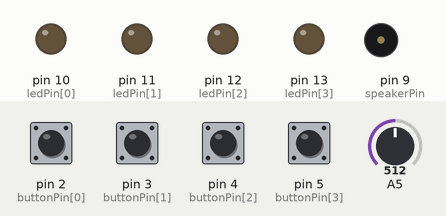
A sketch run on a simulated Arduino Uno, built with avr-gcc and run on an emulated ATmega328P. On the bench: output pins drawn as LEDs (lit = HIGH), buzzer (waves = sounding). The test bench sets the inputs (shaded band); at power-on: pin 2 (buttonPin[0]), pin 3 (buttonPin[1]), pin 4 (buttonPin[2]), pin 5 (buttonPin[3]) HIGH, A5 = 512. Random numbers use the default seed unless the sketch sets one; what the sketch prints to the serial monitor is not drawn.

Above: at 3.0 s.
3.1 s: pin 2 (buttonPin[0]) pulled LOW for 0.15 s
At 3.31 s:
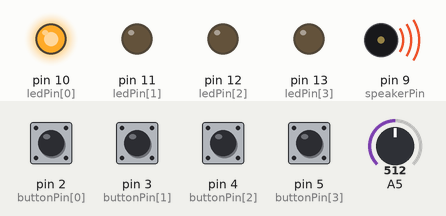
At 4.71 s:
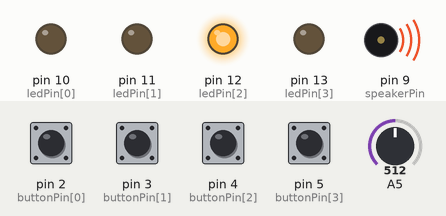
6.2 s: pin 3 (buttonPin[1]) pulled LOW for 0.15 s
At 7.66 s:
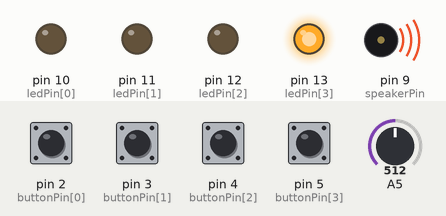
Timing chart, 0 to 10.0 s (numbered marks = the images above; inputs shaded):
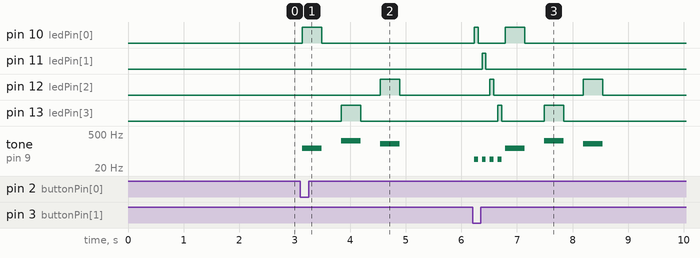

The sketch:

Simon.ino
```cpp
/*
Simon: the game

created 2 October 2012
by Macklin Underdown
PAT 451
*/

// headers
#include "pitches.h"                      	// add pitches header file to reference note frequencies
#include <SoftwareSerial.h>               	// include Software Serial library

// pins
SoftwareSerial mySerial(7,8);             	// LCD "software serial" Rx pin 7, Tx pin 8
const int speakerPin = 9;                 	// initialize speaker pin
const int buttonPin[] = {                 	// initialize button pins
2, 3, 4, 5};
const int ledPin[] = {                    	// initialize LED pins
10, 11, 12, 13};

// constants
// 16 levels
const int totalGameLength = 19;           	// number of steps (number of levels in game = this - 3)
const int numButtons = 4;                 	// number of buttons (and also LEDs and tones)

// game states
boolean game_start;
boolean gametime;
boolean one_time_setup;
boolean write_intro_text;
boolean game_over;
boolean game_over_text;
int gameSpeed;								// the speed of Simon playback will increase as the game goes on to increase difficulty

// buttons
int buttonState[numButtons];				// the current state of a button
int buttonPrevious[numButtons];           	// for debouncing purposes
long buttonDebounceTime[numButtons];      	// the last time the button was toggled
long debounceTime = 5;                    	// the debounce time
int maxButtonReadLength;					// currently not implemented
boolean is_button_pressed[numButtons];
boolean perform_button_action[numButtons];
boolean button_actually_pressed[numButtons];

// LEDs
// maybe get rid of this?
int ledState[numButtons];					// the current state of the LED

// Simon + input
int simonInputArray[totalGameLength];     	// array to determine
int simonMasterArray[totalGameLength];    	// array that input will be checked against
int inputCounter;                         	// checks to see if input matches master sequence and increments by one each time a level is passed
int levelLength;							// the current level
boolean playback_sequence;
boolean generate_random_sequence;

// tones
int buttonTone[numButtons] = {				// the 4 tones that Simon playback and button presses will invoke
NOTE_C3, NOTE_E3, NOTE_G3, NOTE_C4};
int melody[] = {							// game winning melody (currently)
  NOTE_C4, NOTE_G3,NOTE_G3, NOTE_A3, NOTE_G3,0, NOTE_B3, NOTE_C4};
int noteDurations[] = {						// note durations in correspondence with this melody
  4, 8, 8, 4,4,4,4,4 };

void setup() {
	// open Serial and LCD communication
	Serial.begin(9600);
  	mySerial.begin(9600);
  	// clear LCD screen (just in case)
 	lcdClear();
 	// set your pin states
  	for (int i = 0; i < numButtons; i++) {
	  	pinMode(buttonPin[i], INPUT_PULLUP);
	  	pinMode(ledPin[i], OUTPUT);
	  	digitalWrite(buttonPin[i], HIGH);
  	}
  	// set boolean flags to move into the game setup and game intro (not gameplay itself)
  	game_start = false;
  	one_time_setup = true;
}

void loop() {
	// before the game actually begins...
	if (game_start == false) {
		if (one_time_setup) {
			// run this game setup once
			gameSetup();
			one_time_setup = false;
		}
		// run the game intro until the user has pressed start to move into gameplay
		gameIntro();
	}
	// now that the game has started...
	if (game_start) {
		// play back the Simon sequence;
		// no user input is being listened to during this time
		if (playback_sequence) {
			// the game will play back faster as the game continues
			playbackSimonSequence(gameSpeed);
			// exit this statement
			playback_sequence = false;
			// move to the user input
			// but first write on the LCD screen that it's the user's turn to respond
			levelText("Your turn!");
			gametime = true;
		}
		// where gameplay actually takes place
		if (gametime) {
			for (int i = 0; i < numButtons; i++) {
				// read button state
				readButton(i);
				// check if button was actually pressed and check input: actions are decided from there
				checkButtonAndDecide(i);
			}
		}
	}
}

// a function to display the level text with different bottom row text depending on if it is Simon or the user's turn
void levelText(String bottomRow) {
	lcdClear();
	lcdPrint("Level");
	lcdSetCursor(0,6);
	// the level is offset by two to make more sense (starts from level 1)
	lcdPrint(levelLength - 2);
	lcdSetCursor(1,0);
	lcdPrint(bottomRow);
}

// initialize game variables
void gameSetup() {
	// Notify user that the next game is being set up on the LCD screen
	lcdClear();
	lcdSetCursor(0,5);
	lcdPrint("Simon");
	lcdSetCursor(1,0);
	lcdPrint("Setting up game");
	delay(2000);
	lcdClear();
	// generate the Simon sequence
	generate_random_sequence = true;
	for (int i = 0; i < totalGameLength; i++) {
		generateSimonSequence(i);
	}
	for (int i = 0; i < numButtons; i++) {
		buttonPrevious[i] = HIGH;
	    ledState[i] = LOW;
	    buttonDebounceTime[i] = 0;
		button_actually_pressed[i] = false;
		// do something
	}
	inputCounter = 0;
	levelLength = 3;
	maxButtonReadLength = 3000;
	write_intro_text = true;
	gameSpeed = 350;
}

void generateSimonSequence(int i) {
	// generate a random seed once
	while (generate_random_sequence) {
		randomSeed(analogRead(A0+A1+A2+A3+A4+A5));
		generate_random_sequence = false;
	}
	// any number 0-3 will be an index in the Simon sequence
	simonMasterArray[i] = random(numButtons);
	// print each one to the Serial monitor
	Serial.print("Simon\t");
	Serial.print(i);
	Serial.print("\t");
	Serial.println(simonMasterArray[i]);
}

void gameIntro() {
	// write text to LCD to instruct user how to begin the game
	if (write_intro_text) {
		// print "Press start to begin"
		lcdSetCursor(0,3);
		lcdPrint("Press any");
		lcdSetCursor(1,0);
		lcdPrint("button to begin!");
		write_intro_text = false;
	}
	// digitalWrite(ledPin[0], HIGH);
	// digitalWrite(ledPin[3], HIGH);
	for (int i = 0; i < numButtons; i++) {
		// wait for button press input
		readButton(i);
		// if any button is pressed, start the game
		// debounce the button; if the state has changed and enough time has gone by to confirm that there was no bouncing...
		if (buttonState[i] == LOW && buttonPrevious[i] == HIGH && millis() - buttonDebounceTime[i] > debounceTime) {
			// means button was pressed
			button_actually_pressed[i] = true;
			// check the input once and perform an action based on that input
			if (button_actually_pressed[i]) {
				lcdClear();
				// digitalWrite(ledPin[0], LOW);
				// digitalWrite(ledPin[3], LOW);
				playback_sequence = true;
				game_start = true;
				button_actually_pressed[i] = false;
			}
		// set time of button to current time of program for debounce checking later
		buttonDebounceTime[i] = millis();
		}
	// update this to check again
	buttonPrevious[i] = buttonState[i];
	}
}

void playbackSimonSequence(int lengthOfLED) {
	// if the game isn't over, write what level you are on
	if (!game_over) {
		levelText("Simon says...");
	}
	// depending on what level you are on, play back the Simon sequence
	for (int i = 0; i < levelLength; i++) {
		// light LED that corresponds to each
		digitalWrite(ledPin[simonMasterArray[i]], HIGH);
		// play tone that corresponds to each LED
		tone(speakerPin, buttonTone[simonMasterArray[i]]);
		// the delay between on and off will be shorter and the game progresses
		delay(lengthOfLED);
		digitalWrite(ledPin[simonMasterArray[i]], LOW);
		noTone(speakerPin);
		delay(lengthOfLED);
	}
}

int readButton(int i) {
	// read the state of a button and return its state as an integer (0 or 1)
	buttonState[i] = digitalRead(buttonPin[i]);
	return buttonState[i];
}

// some debouncing code ideas in this function were taken from http://arduino.cc/en/Tutorial/Debounce
void checkButtonAndDecide(int i) {
	// debounce the button; if the state has changed and enough time has gone by to confirm that there was no bouncing...
	if (buttonState[i] == LOW && buttonPrevious[i] == HIGH && millis() - buttonDebounceTime[i] > debounceTime) {
		// means button was pressed
		button_actually_pressed[i] = true;
		// check the input once and perform an action based on that input
		if (button_actually_pressed[i]) {
			checkInput(i);
			button_actually_pressed[i] = false;
		}
		// set time of button to current time of program for debounce checking later
		buttonDebounceTime[i] = millis();
	}
	// update this to check again
	buttonPrevious[i] = buttonState[i];
}

void checkInput(int i) {
	// add the current button press to the input array
	simonInputArray[inputCounter] = i;
	// check the input to see if it is a match or not
	// if it is a match...
	if (simonInputArray[inputCounter] == simonMasterArray[inputCounter]) {
		Serial.println("MATCH");
		Serial.print("Index ");
		Serial.print(inputCounter);
		Serial.print("\t");
		Serial.println(i);
		// light up the correct LED and play a tone
		lightsAndBeeps(i, gameSpeed);
		// increase the input counter and keep checking
		inputCounter += 1;
		// if the input index is the same as the level length
		if (inputCounter == (levelLength)) {
			// the level has been successfully completed
			winLevel();
		}
	}
	// if the input does not match...
	else {
		// the game has been lost, the user will see the correct sequence, and the game will be able to be played again from the beginning
		gameOver();
	}
}

// this function will light an LED and play a tone depending on which button was pressed
// used to visually verify that user input is correct in each level of Simon
void lightsAndBeeps(int i, int lengthOfLED) {
	digitalWrite(ledPin[i], HIGH);
	tone(speakerPin, buttonTone[i]);
	delay(lengthOfLED);
	digitalWrite(ledPin[i], LOW);
	noTone(speakerPin);
	delay(lengthOfLED / 2);
}

void winLevel() {
	// print something that lets the user know they were successful
	lcdClear();
	lcdPrint("Success!");
	// a little audiovisual cue that you have completed the level
	for (int i = 0; i < numButtons; i++) {
		digitalWrite(ledPin[i], HIGH);
		tone(speakerPin, buttonTone[i]);
		delay(50);
		digitalWrite(ledPin[i], LOW);
		noTone(speakerPin);
		delay(50);
	}
	// decrease speed between LED flashes and button reading to make game more difficult
	gameSpeed -= 20;
	// go to the next level; add one more instance to the Simon sequence
	levelLength++;
	// set input counter back to 0 to start the next level from the beginning of the array
	inputCounter = 0;
	// but before moving on, check to see if you've made it to the end of the game
	if (levelLength == totalGameLength) {
		// if so, you win!
		youWinTheGame();
	}
	// wait a second or so before moving on to the next level; makes the transition seem less abrupt
	delay(1000);
	gametime = false;
	playback_sequence = true;
}

void gameOver() {
	lcdClear();
	// this flag prevents the LCD from writing the next level on the screen
	game_over = true;
	game_over_text = true;
	if (game_over_text) {
		// print "You Lose!" or something along those lines once
		lcdPrint("Game over");
		lcdSetCursor(1,0);
		lcdPrint("Simons wins!");
		game_over_text = false;
	}
	// play a low buzzer tone and light all lights; an audiovisual cue that is easily distinguishable from winning a level
	for (int i = 0; i < numButtons; i++) {
		digitalWrite(ledPin[i], HIGH);
		tone(speakerPin, NOTE_FS1);
		delay(70);
		digitalWrite(ledPin[i], LOW);
		noTone(speakerPin);
		delay(70);
	}
	playback_sequence = true;
	// play game sequence back so the user can see where their mistake was
	if (playback_sequence) {
		playbackSimonSequence(gameSpeed);
		playback_sequence = false;
	}
	// reset some boolean flags so the game transitions back to the intro, where the user can begin the game again
	game_over = false;
	gametime = false;
	game_start = false;
	one_time_setup = true;
}

void youWinTheGame() {
	// print "You win the game" on the LCD once
	boolean game_won_text = true;
	if (game_won_text) {
		lcdClear();
		lcdSetCursor(0,4);
		lcdPrint("You beat");
		lcdSetCursor(1,0);
		lcdPrint("The mighty Simon");
		game_won_text = false;
	}
	// play a little tune!
	// currently the tune is taken from http://www.arduino.cc/en/Tutorial/Tone
	for (int thisNote = 0; thisNote < 8; thisNote++) {
	    int noteDuration = 1000/noteDurations[thisNote];
	    tone(speakerPin, melody[thisNote],noteDuration);
	    int pauseBetweenNotes = noteDuration * 1.30;
	    delay(pauseBetweenNotes);
	    noTone(speakerPin);
	}
	// move back to gameSetup() and continue on with starting the game over again
	game_start = false;
	one_time_setup = true;
}
```

NewhavenDisplay.ino
```cpp
// currently implemented functions:

////////////////
// void lcdSetCursor(int row, int col)
//     move cursor to position specified by row/col
//     row from 0-1, col from 0-15
////////////////

////////////////
// void lcdClear()
//     clear display, return cursor to 0,0
////////////////

////////////////
// void lcdPrint(arg)
//     arg may be int, float, char or String
//     display text at current cursor position
////////////////

#define MAXLINES 1
#define MAXCOLUMNS 15
#define LCDDELAY_LONG 2000
#define LCDDELAY_SHORT 200

void lcdSetBaudRate(int baud) {
  byte arg;
  switch (baud) {
  case 300 :
    arg = 1;
    break;
  case 1200 :
    arg = 2;
    break;
  case 2400 :
    arg = 3;
    break;
  case 9600 :
    arg = 4;
    break;
  case 14400 :
    arg = 5;
    break;
  case 19200 :
    arg = 6;
    break;
  case 57600 :
    arg = 7;
    break;
  case 115200 :
    arg = 8;
    break;
  }
  mySerial.write(0xFE);
  mySerial.write(0x61);
  mySerial.write(arg);
  delay(15);
}

void lcdSetCursor(int row, int col) {
  int arg;
  if (((row >= 0) && (row <= MAXLINES)) && ((col >= 0) && (col <= MAXCOLUMNS))) {
    if (row == 0)
      arg = 0x00 + col;
    else
      arg = 0x40 + col;
    mySerial.write(0xFE);
    mySerial.write(0x45);
    mySerial.write(arg);
    delayMicroseconds(LCDDELAY_LONG);
  }
}


void lcdClear() {
  mySerial.write(0xFE);
  mySerial.write(0x51);
  delayMicroseconds(LCDDELAY_LONG);
}

void lcdPrint(int val) {
  mySerial.print(val);
  delayMicroseconds(LCDDELAY_SHORT);
}

void lcdPrint(String val) {
  mySerial.print(val);
  delayMicroseconds(LCDDELAY_SHORT);
}

void lcdPrint(float val) {
  mySerial.print(val);
  delayMicroseconds(LCDDELAY_SHORT);
}

void lcdPrint(char val) {
  mySerial.print(val);
  delayMicroseconds(LCDDELAY_SHORT);
}
```

pitches.h
```cpp
/*************************************************
 * Public Constants
 *************************************************/

#define NOTE_B0  31
#define NOTE_C1  33
#define NOTE_CS1 35
#define NOTE_D1  37
#define NOTE_DS1 39
#define NOTE_E1  41
#define NOTE_F1  44
#define NOTE_FS1 46
#define NOTE_G1  49
#define NOTE_GS1 52
#define NOTE_A1  55
#define NOTE_AS1 58
#define NOTE_B1  62
#define NOTE_C2  65
#define NOTE_CS2 69
#define NOTE_D2  73
#define NOTE_DS2 78
#define NOTE_E2  82
#define NOTE_F2  87
#define NOTE_FS2 93
#define NOTE_G2  98
#define NOTE_GS2 104
#define NOTE_A2  110
#define NOTE_AS2 117
#define NOTE_B2  123
#define NOTE_C3  131
#define NOTE_CS3 139
#define NOTE_D3  147
#define NOTE_DS3 156
#define NOTE_E3  165
#define NOTE_F3  175
#define NOTE_FS3 185
#define NOTE_G3  196
#define NOTE_GS3 208
#define NOTE_A3  220
#define NOTE_AS3 233
#define NOTE_B3  247
#define NOTE_C4  262
#define NOTE_CS4 277
#define NOTE_D4  294
#define NOTE_DS4 311
#define NOTE_E4  330
#define NOTE_F4  349
#define NOTE_FS4 370
#define NOTE_G4  392
#define NOTE_GS4 415
#define NOTE_A4  440
#define NOTE_AS4 466
#define NOTE_B4  494
#define NOTE_C5  523
#define NOTE_CS5 554
#define NOTE_D5  587
#define NOTE_DS5 622
#define NOTE_E5  659
#define NOTE_F5  698
#define NOTE_FS5 740
#define NOTE_G5  784
#define NOTE_GS5 831
#define NOTE_A5  880
#define NOTE_AS5 932
#define NOTE_B5  988
#define NOTE_C6  1047
#define NOTE_CS6 1109
#define NOTE_D6  1175
#define NOTE_DS6 1245
#define NOTE_E6  1319
#define NOTE_F6  1397
#define NOTE_FS6 1480
#define NOTE_G6  1568
#define NOTE_GS6 1661
#define NOTE_A6  1760
#define NOTE_AS6 1865
#define NOTE_B6  1976
#define NOTE_C7  2093
#define NOTE_CS7 2217
#define NOTE_D7  2349
#define NOTE_DS7 2489
#define NOTE_E7  2637
#define NOTE_F7  2794
#define NOTE_FS7 2960
#define NOTE_G7  3136
#define NOTE_GS7 3322
#define NOTE_A7  3520
#define NOTE_AS7 3729
#define NOTE_B7  3951
#define NOTE_C8  4186
#define NOTE_CS8 4435
#define NOTE_D8  4699
#define NOTE_DS8 4978
```

Measured:
- after the input at 3.1 s, pin 10 (ledPin[0]): LOW → HIGH at once, → LOW 0.35 s later; pin 12 (ledPin[2]): LOW → HIGH after 1.4 s, → LOW 0.35 s later; pin 13 (ledPin[3]): LOW → HIGH after 0.74 s, → LOW 0.35 s later; tone on pin 9 (speakerPin): plays 131 Hz for 0.35 s, 262 Hz for 0.35 s, 196 Hz for 0.35 s, starting at once
- after the input at 6.2 s, pin 10 (ledPin[0]): LOW → HIGH at once, → LOW 0.07 s later, → HIGH 0.49 s later, → LOW 0.35 s later; pin 11 (ledPin[1]): LOW → HIGH after 0.17 s, → LOW 0.07 s later
